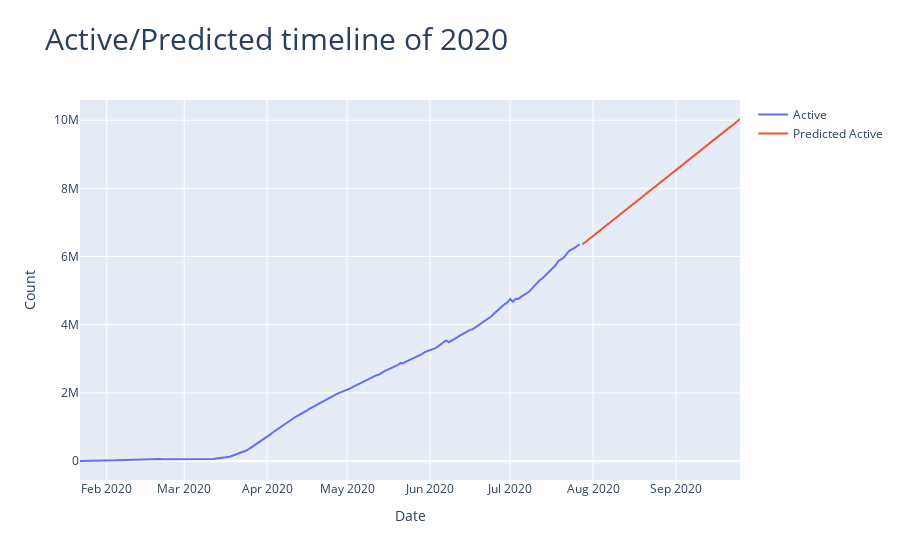

The notebook cell this image was saved under:
### Code cell
from prophet import Prophet
import plotly.graph_objects as go


conf_data = daily_cases_df[['Date', 'Active']].groupby('Date', as_index = False).sum()
conf_data.columns = ['ds', 'y']
conf_data.ds = pd.to_datetime(conf_data.ds)
conf_data.head()


proph = Prophet()
proph.fit(conf_data)


# Make forecast and cut only the predicted values, not the actual ones we have
prediction_dataframe = proph.make_future_dataframe(periods=60)
# Get only predictions for dates later than 2020-07-27
confirmed_forecast = proph.predict(prediction_dataframe)[188:]

# Plot data
fig = go.Figure()
fig.add_trace(go.Scatter(x=daily_cases_df['Date'], y=daily_cases_df['Active'],
                         mode='lines',
                         name='Active'))
fig.add_trace(go.Scatter(x=confirmed_forecast['ds'], y=confirmed_forecast['yhat'],
                         mode='lines',
                         name='Predicted Active'))

case_predictions = proph.plot(confirmed_forecast)
fig2 = proph.plot_components(confirmed_forecast)
fig.update_layout(title =  "Active/Predicted timeline of 2020",
                  barmode = 'group', title_font_size = 30)
fig.update_xaxes(title_text = 'Date')
fig.update_yaxes(title_text = "Count")

fig.show()

### Figure 1 — Plotly figure (JSON) as saved in the notebook; plotly's stock layout.template omitted (floating-point values rounded to 4 significant figures; data arrays with more than 128 entries replaced by an {"elided": "..."} marker saying what was removed)
{"data": [{"mode": "lines", "name": "Active", "x": {"elided": "188 str values"}, "y": {"elided": "188 int values"}, "type": "scatter"}, {"mode": "lines", "name": "Predicted Active", "x": ["2020-07-28T00:00:00", "2020-07-29T00:00:00", "2020-07-30T00:00:00", "2020-07-31T00:00:00", "2020-08-01T00:00:00", "2020-08-02T00:00:00", "2020-08-03T00:00:00", "2020-08-04T00:00:00", "2020-08-05T00:00:00", "2020-08-06T00:00:00", "2020-08-07T00:00:00", "2020-08-08T00:00:00", "2020-08-09T00:00:00", "2020-08-10T00:00:00", "2020-08-11T00:00:00", "2020-08-12T00:00:00", "2020-08-13T00:00:00", "2020-08-14T00:00:00", "2020-08-15T00:00:00", "2020-08-16T00:00:00", "2020-08-17T00:00:00", "2020-08-18T00:00:00", "2020-08-19T00:00:00", "2020-08-20T00:00:00", "2020-08-21T00:00:00", "2020-08-22T00:00:00", "2020-08-23T00:00:00", "2020-08-24T00:00:00", "2020-08-25T00:00:00", "2020-08-26T00:00:00", "2020-08-27T00:00:00", "2020-08-28T00:00:00", "2020-08-29T00:00:00", "2020-08-30T00:00:00", "2020-08-31T00:00:00", "2020-09-01T00:00:00", "2020-09-02T00:00:00", "2020-09-03T00:00:00", "2020-09-04T00:00:00", "2020-09-05T00:00:00", "2020-09-06T00:00:00", "2020-09-07T00:00:00", "2020-09-08T00:00:00", "2020-09-09T00:00:00", "2020-09-10T00:00:00", "2020-09-11T00:00:00", "2020-09-12T00:00:00", "2020-09-13T00:00:00", "2020-09-14T00:00:00", "2020-09-15T00:00:00", "2020-09-16T00:00:00", "2020-09-17T00:00:00", "2020-09-18T00:00:00", "2020-09-19T00:00:00", "2020-09-20T00:00:00", "2020-09-21T00:00:00", "2020-09-22T00:00:00", "2020-09-23T00:00:00", "2020-09-24T00:00:00", "2020-09-25T00:00:00"], "y": [6353000.0, 6416000.0, 6481000.0, 6549000.0, 6611000.0, 6679000.0, 6733000.0, 6789000.0, 6852000.0, 6917000.0, 6985000.0, 7047000.0, 7115000.0, 7168000.0, 7225000.0, 7288000.0, 7353000.0, 7421000.0, 7483000.0, 7551000.0, 7604000.0, 7661000.0, 7723000.0, 7789000.0, 7857000.0, 7919000.0, 7986000.0, 8040000.0, 8097000.0, 8159000.0, 8225000.0, 8293000.0, 8355000.0, 8422000.0, 8476000.0, 8533000.0, 8595000.0, 8661000.0, 8729000.0, 8791000.0, 8858000.0, 8912000.0, 8969000.0, 9031000.0, 9097000.0, 9165000.0, 9227000.0, 9294000.0, 9348000.0, 9405000.0, 9467000.0, 9532000.0, 9601000.0, 9663000.0, 9730000.0, 9784000.0, 9840000.0, 9903000.0, 9968000.0, 10040000.0], "type": "scatter"}], "layout": {"title": {"text": "Active/Predicted timeline of 2020", "font": {"size": 30}}, "barmode": "group", "xaxis": {"title": {"text": "Date"}}, "yaxis": {"title": {"text": "Count"}}}}
